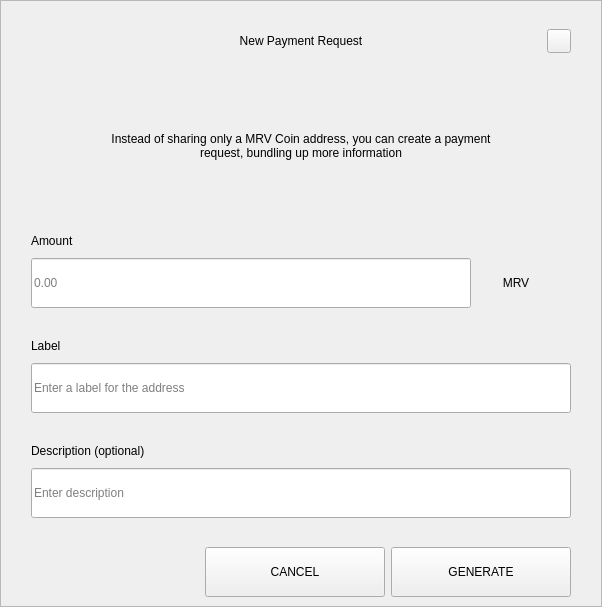
<?xml version="1.0" encoding="UTF-8"?>
<ui version="4.0">
 <class>RequestDialog</class>
 <widget class="QDialog" name="RequestDialog">
  <property name="geometry">
   <rect>
    <x>0</x>
    <y>0</y>
    <width>602</width>
    <height>607</height>
   </rect>
  </property>
  <property name="windowTitle">
   <string>Dialog</string>
  </property>
  <layout class="QVBoxLayout" name="verticalLayout_5">
   <property name="spacing">
    <number>0</number>
   </property>
   <property name="leftMargin">
    <number>0</number>
   </property>
   <property name="topMargin">
    <number>0</number>
   </property>
   <property name="rightMargin">
    <number>0</number>
   </property>
   <property name="bottomMargin">
    <number>0</number>
   </property>
   <item>
    <widget class="QFrame" name="frame">
     <property name="styleSheet">
      <string notr="true"/>
     </property>
     <property name="frameShape">
      <enum>QFrame::StyledPanel</enum>
     </property>
     <property name="frameShadow">
      <enum>QFrame::Raised</enum>
     </property>
     <layout class="QVBoxLayout" name="verticalLayout_4" stretch="1,0,0">
      <property name="spacing">
       <number>0</number>
      </property>
      <property name="leftMargin">
       <number>30</number>
      </property>
      <property name="topMargin">
       <number>20</number>
      </property>
      <property name="rightMargin">
       <number>30</number>
      </property>
      <property name="bottomMargin">
       <number>0</number>
      </property>
      <item>
       <layout class="QHBoxLayout" name="horizontalLayout_3">
        <property name="spacing">
         <number>0</number>
        </property>
        <item>
         <spacer name="horizontalSpacer_21">
          <property name="orientation">
           <enum>Qt::Horizontal</enum>
          </property>
          <property name="sizeHint" stdset="0">
           <size>
            <width>40</width>
            <height>20</height>
           </size>
          </property>
         </spacer>
        </item>
        <item>
         <widget class="QLabel" name="labelTitle">
          <property name="minimumSize">
           <size>
            <width>0</width>
            <height>40</height>
           </size>
          </property>
          <property name="maximumSize">
           <size>
            <width>16777215</width>
            <height>40</height>
           </size>
          </property>
          <property name="styleSheet">
           <string notr="true">padding-left:24px;</string>
          </property>
          <property name="text">
           <string>New Payment Request</string>
          </property>
          <property name="alignment">
           <set>Qt::AlignCenter</set>
          </property>
          <property name="margin">
           <number>7</number>
          </property>
         </widget>
        </item>
        <item>
         <spacer name="horizontalSpacer">
          <property name="orientation">
           <enum>Qt::Horizontal</enum>
          </property>
          <property name="sizeHint" stdset="0">
           <size>
            <width>40</width>
            <height>20</height>
           </size>
          </property>
         </spacer>
        </item>
        <item>
         <widget class="QPushButton" name="btnEsc">
          <property name="minimumSize">
           <size>
            <width>24</width>
            <height>24</height>
           </size>
          </property>
          <property name="maximumSize">
           <size>
            <width>24</width>
            <height>24</height>
           </size>
          </property>
          <property name="focusPolicy">
           <enum>Qt::NoFocus</enum>
          </property>
          <property name="text">
           <string/>
          </property>
         </widget>
        </item>
       </layout>
      </item>
      <item>
       <widget class="QStackedWidget" name="stack">
        <property name="minimumSize">
         <size>
          <width>540</width>
          <height>0</height>
         </size>
        </property>
        <property name="maximumSize">
         <size>
          <width>540</width>
          <height>16777215</height>
         </size>
        </property>
        <property name="currentIndex">
         <number>0</number>
        </property>
        <widget class="QWidget" name="page_1">
         <property name="minimumSize">
          <size>
           <width>540</width>
           <height>0</height>
          </size>
         </property>
         <property name="maximumSize">
          <size>
           <width>540</width>
           <height>16777215</height>
          </size>
         </property>
         <layout class="QVBoxLayout" name="layout1">
          <property name="spacing">
           <number>0</number>
          </property>
          <property name="leftMargin">
           <number>0</number>
          </property>
          <property name="topMargin">
           <number>0</number>
          </property>
          <property name="rightMargin">
           <number>0</number>
          </property>
          <property name="bottomMargin">
           <number>0</number>
          </property>
          <item>
           <spacer name="verticalSpacer_21">
            <property name="orientation">
             <enum>Qt::Vertical</enum>
            </property>
            <property name="sizeType">
             <enum>QSizePolicy::Fixed</enum>
            </property>
            <property name="sizeHint" stdset="0">
             <size>
              <width>20</width>
              <height>30</height>
             </size>
            </property>
           </spacer>
          </item>
          <item alignment="Qt::AlignHCenter">
           <widget class="QLabel" name="labelMessage">
            <property name="minimumSize">
             <size>
              <width>400</width>
              <height>50</height>
             </size>
            </property>
            <property name="text">
             <string>Instead of sharing only a MRV Coin address, you can create a payment request, bundling up more information</string>
            </property>
            <property name="alignment">
             <set>Qt::AlignCenter</set>
            </property>
            <property name="wordWrap">
             <bool>true</bool>
            </property>
           </widget>
          </item>
          <item alignment="Qt::AlignBottom">
           <widget class="QWidget" name="containerAmount" native="true">
            <layout class="QVBoxLayout" name="verticalLayout">
             <property name="spacing">
              <number>9</number>
             </property>
             <property name="leftMargin">
              <number>0</number>
             </property>
             <property name="topMargin">
              <number>0</number>
             </property>
             <property name="rightMargin">
              <number>0</number>
             </property>
             <property name="bottomMargin">
              <number>0</number>
             </property>
             <item>
              <widget class="QLabel" name="labelSubtitleAmount">
               <property name="minimumSize">
                <size>
                 <width>350</width>
                 <height>16</height>
                </size>
               </property>
               <property name="maximumSize">
                <size>
                 <width>16777215</width>
                 <height>16</height>
                </size>
               </property>
               <property name="text">
                <string>Amount</string>
               </property>
              </widget>
             </item>
             <item alignment="Qt::AlignTop">
              <widget class="QWidget" name="layoutAmount" native="true">
               <layout class="QHBoxLayout" name="horizontalLayout" stretch="2,0">
                <property name="spacing">
                 <number>0</number>
                </property>
                <property name="leftMargin">
                 <number>0</number>
                </property>
                <property name="topMargin">
                 <number>0</number>
                </property>
                <property name="rightMargin">
                 <number>0</number>
                </property>
                <property name="bottomMargin">
                 <number>0</number>
                </property>
                <item>
                 <widget class="QLineEdit" name="lineEditAmount">
                  <property name="minimumSize">
                   <size>
                    <width>0</width>
                    <height>50</height>
                   </size>
                  </property>
                  <property name="maximumSize">
                   <size>
                    <width>16777215</width>
                    <height>50</height>
                   </size>
                  </property>
                  <property name="placeholderText">
                   <string notr="true">0.00</string>
                  </property>
                 </widget>
                </item>
                <item>
                 <widget class="QWidget" name="comboContainer" native="true">
                  <property name="minimumSize">
                   <size>
                    <width>100</width>
                    <height>50</height>
                   </size>
                  </property>
                  <property name="maximumSize">
                   <size>
                    <width>16777215</width>
                    <height>50</height>
                   </size>
                  </property>
                  <layout class="QHBoxLayout" name="horizontalLayout_31">
                   <property name="spacing">
                    <number>0</number>
                   </property>
                   <property name="leftMargin">
                    <number>0</number>
                   </property>
                   <property name="topMargin">
                    <number>0</number>
                   </property>
                   <property name="rightMargin">
                    <number>10</number>
                   </property>
                   <property name="bottomMargin">
                    <number>0</number>
                   </property>
                   <item>
                    <widget class="QLabel" name="comboBoxCoin">
                     <property name="text">
                      <string>MRV</string>
                     </property>
                     <property name="alignment">
                      <set>Qt::AlignCenter</set>
                     </property>
                    </widget>
                   </item>
                  </layout>
                 </widget>
                </item>
               </layout>
              </widget>
             </item>
            </layout>
           </widget>
          </item>
          <item>
           <spacer name="verticalSpacer_31">
            <property name="orientation">
             <enum>Qt::Vertical</enum>
            </property>
            <property name="sizeType">
             <enum>QSizePolicy::Fixed</enum>
            </property>
            <property name="sizeHint" stdset="0">
             <size>
              <width>20</width>
              <height>30</height>
             </size>
            </property>
           </spacer>
          </item>
          <item>
           <layout class="QVBoxLayout" name="verticalLayoutLabel">
            <property name="spacing">
             <number>9</number>
            </property>
            <item>
             <widget class="QLabel" name="labelSubtitleLabel">
              <property name="minimumSize">
               <size>
                <width>0</width>
                <height>16</height>
               </size>
              </property>
              <property name="maximumSize">
               <size>
                <width>16777215</width>
                <height>16</height>
               </size>
              </property>
              <property name="text">
               <string>Label</string>
              </property>
             </widget>
            </item>
            <item>
             <widget class="QLineEdit" name="lineEditLabel">
              <property name="minimumSize">
               <size>
                <width>0</width>
                <height>50</height>
               </size>
              </property>
              <property name="maximumSize">
               <size>
                <width>16777215</width>
                <height>50</height>
               </size>
              </property>
              <property name="placeholderText">
               <string>Enter a label for the address</string>
              </property>
             </widget>
            </item>
           </layout>
          </item>
          <item>
           <spacer name="verticalSpacer_34">
            <property name="orientation">
             <enum>Qt::Vertical</enum>
            </property>
            <property name="sizeType">
             <enum>QSizePolicy::Fixed</enum>
            </property>
            <property name="sizeHint" stdset="0">
             <size>
              <width>20</width>
              <height>30</height>
             </size>
            </property>
           </spacer>
          </item>
          <item>
           <layout class="QVBoxLayout" name="verticalLayoutDescription">
            <property name="spacing">
             <number>9</number>
            </property>
            <item>
             <widget class="QLabel" name="labelSubtitleDescription">
              <property name="minimumSize">
               <size>
                <width>0</width>
                <height>16</height>
               </size>
              </property>
              <property name="maximumSize">
               <size>
                <width>16777215</width>
                <height>16</height>
               </size>
              </property>
              <property name="text">
               <string>Description (optional)</string>
              </property>
             </widget>
            </item>
            <item>
             <widget class="QLineEdit" name="lineEditDescription">
              <property name="minimumSize">
               <size>
                <width>0</width>
                <height>50</height>
               </size>
              </property>
              <property name="maximumSize">
               <size>
                <width>16777215</width>
                <height>50</height>
               </size>
              </property>
              <property name="placeholderText">
               <string>Enter description</string>
              </property>
             </widget>
            </item>
            <item>
             <spacer name="verticalSpacer_4">
              <property name="orientation">
               <enum>Qt::Vertical</enum>
              </property>
              <property name="sizeType">
               <enum>QSizePolicy::Fixed</enum>
              </property>
              <property name="sizeHint" stdset="0">
               <size>
                <width>20</width>
                <height>20</height>
               </size>
              </property>
             </spacer>
            </item>
           </layout>
          </item>
         </layout>
        </widget>
        <widget class="QWidget" name="page_2">
         <layout class="QVBoxLayout" name="layout2">
          <item>
           <spacer name="verticalSpacer_5">
            <property name="orientation">
             <enum>Qt::Vertical</enum>
            </property>
            <property name="sizeType">
             <enum>QSizePolicy::Fixed</enum>
            </property>
            <property name="sizeHint" stdset="0">
             <size>
              <width>20</width>
              <height>50</height>
             </size>
            </property>
           </spacer>
          </item>
          <item alignment="Qt::AlignHCenter">
           <widget class="QLabel" name="labelQrImg">
            <property name="minimumSize">
             <size>
              <width>260</width>
              <height>260</height>
             </size>
            </property>
            <property name="maximumSize">
             <size>
              <width>260</width>
              <height>260</height>
             </size>
            </property>
            <property name="text">
             <string/>
            </property>
            <property name="alignment">
             <set>Qt::AlignCenter</set>
            </property>
           </widget>
          </item>
          <item>
           <spacer name="verticalSpacer_2">
            <property name="orientation">
             <enum>Qt::Vertical</enum>
            </property>
            <property name="sizeType">
             <enum>QSizePolicy::Fixed</enum>
            </property>
            <property name="sizeHint" stdset="0">
             <size>
              <width>20</width>
              <height>30</height>
             </size>
            </property>
           </spacer>
          </item>
          <item alignment="Qt::AlignHCenter">
           <widget class="QLabel" name="labelAddress">
            <property name="text">
             <string>M6tGR83SQbie1SW72hjcWJvFfip5krte2Z </string>
            </property>
           </widget>
          </item>
          <item>
           <spacer name="verticalSpacer_32">
            <property name="orientation">
             <enum>Qt::Vertical</enum>
            </property>
            <property name="sizeType">
             <enum>QSizePolicy::Expanding</enum>
            </property>
            <property name="sizeHint" stdset="0">
             <size>
              <width>20</width>
              <height>20</height>
             </size>
            </property>
           </spacer>
          </item>
          <item>
           <layout class="QHBoxLayout" name="horizontal">
            <property name="leftMargin">
             <number>20</number>
            </property>
            <property name="rightMargin">
             <number>20</number>
            </property>
            <property name="bottomMargin">
             <number>20</number>
            </property>
            <item>
             <spacer name="horizontalSpacer_4">
              <property name="orientation">
               <enum>Qt::Horizontal</enum>
              </property>
              <property name="sizeHint" stdset="0">
               <size>
                <width>40</width>
                <height>20</height>
               </size>
              </property>
             </spacer>
            </item>
            <item>
             <widget class="QPushButton" name="btnCopyAddress">
              <property name="minimumSize">
               <size>
                <width>180</width>
                <height>50</height>
               </size>
              </property>
              <property name="text">
               <string>COPY ADDRESS</string>
              </property>
             </widget>
            </item>
            <item>
             <widget class="QPushButton" name="btnCopyUrl">
              <property name="minimumSize">
               <size>
                <width>180</width>
                <height>50</height>
               </size>
              </property>
              <property name="text">
               <string>COPY URL</string>
              </property>
             </widget>
            </item>
            <item>
             <spacer name="horizontalSpacer_2">
              <property name="orientation">
               <enum>Qt::Horizontal</enum>
              </property>
              <property name="sizeHint" stdset="0">
               <size>
                <width>40</width>
                <height>20</height>
               </size>
              </property>
             </spacer>
            </item>
           </layout>
          </item>
         </layout>
        </widget>
       </widget>
      </item>
      <item>
       <widget class="QWidget" name="buttonsStack" native="true">
        <layout class="QHBoxLayout" name="horizontalLayout_5">
         <property name="leftMargin">
          <number>20</number>
         </property>
         <property name="rightMargin">
          <number>0</number>
         </property>
         <item>
          <spacer name="horizontalSpacer_41">
           <property name="orientation">
            <enum>Qt::Horizontal</enum>
           </property>
           <property name="sizeHint" stdset="0">
            <size>
             <width>40</width>
             <height>20</height>
            </size>
           </property>
          </spacer>
         </item>
         <item>
          <widget class="QPushButton" name="btnCancel">
           <property name="minimumSize">
            <size>
             <width>180</width>
             <height>50</height>
            </size>
           </property>
           <property name="focusPolicy">
            <enum>Qt::NoFocus</enum>
           </property>
           <property name="text">
            <string>CANCEL</string>
           </property>
          </widget>
         </item>
         <item>
          <widget class="QPushButton" name="btnSave">
           <property name="minimumSize">
            <size>
             <width>180</width>
             <height>50</height>
            </size>
           </property>
           <property name="focusPolicy">
            <enum>Qt::NoFocus</enum>
           </property>
           <property name="text">
            <string>GENERATE</string>
           </property>
          </widget>
         </item>
        </layout>
       </widget>
      </item>
     </layout>
    </widget>
   </item>
  </layout>
 </widget>
 <resources/>
 <connections/>
</ui>
